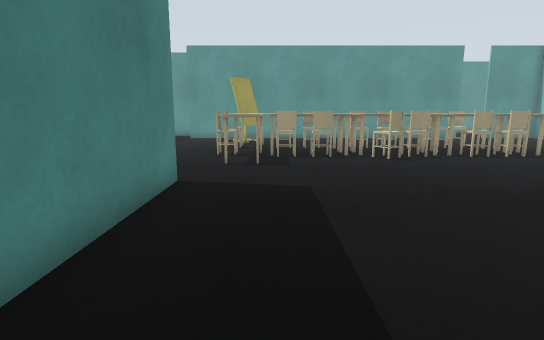
view 1 (above)

24 first-person views from a walk through a Gazebo world. The camera is 0.81 m above the floor, tilts 10° down and sees 80° across. The floor is counted in squares, 0.5 m on a side. Each view is taken from the middle of a square. On the plan, view 1 faces up. The plan holds only what a view shows up to about 16 squares ahead; the rest is blank. The place goes on beyond the plan. Simple shapes stand in for some stock models.

view 2
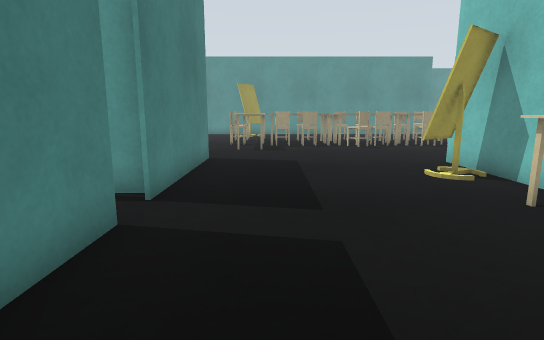

view 3
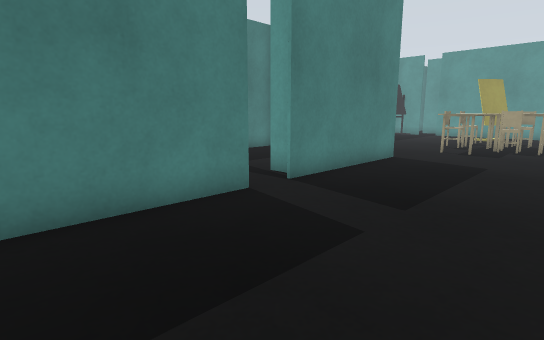

view 4
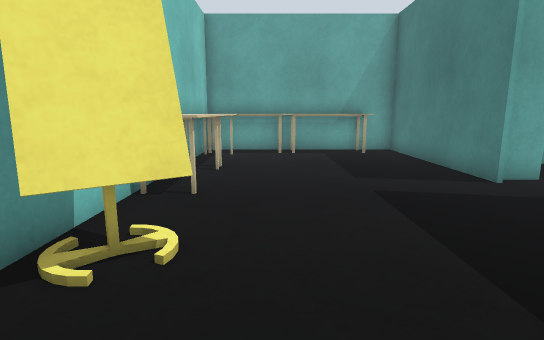

view 5
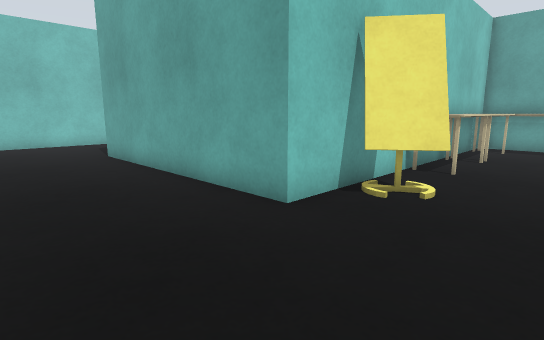

view 6
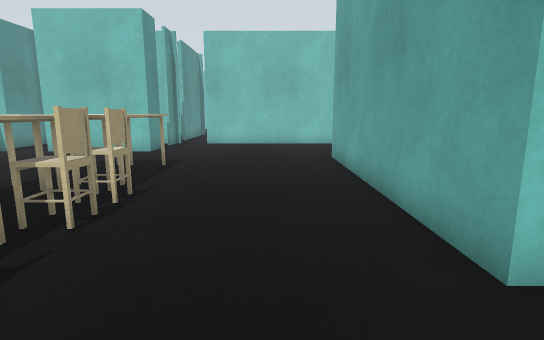

view 7
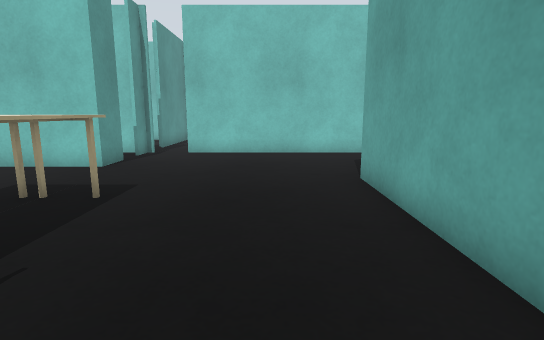

view 8
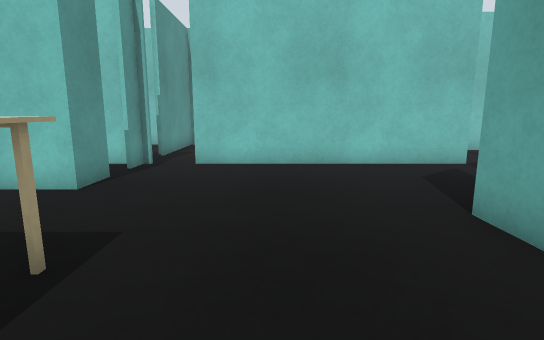

view 9
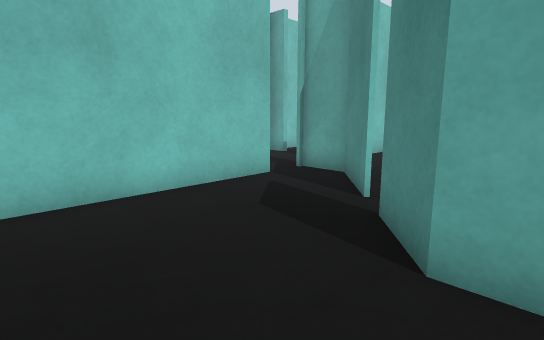

view 10
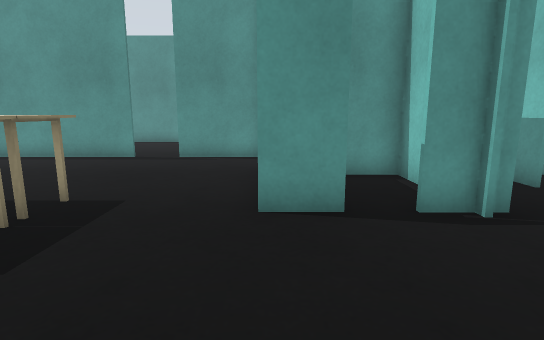

view 11
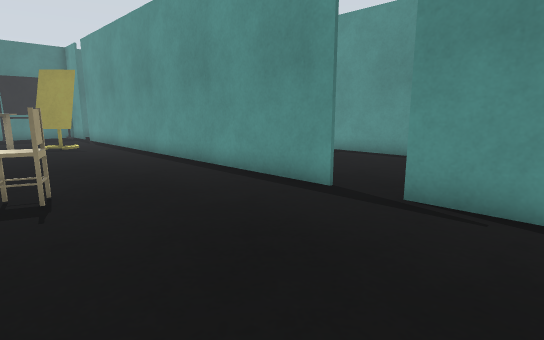

view 12
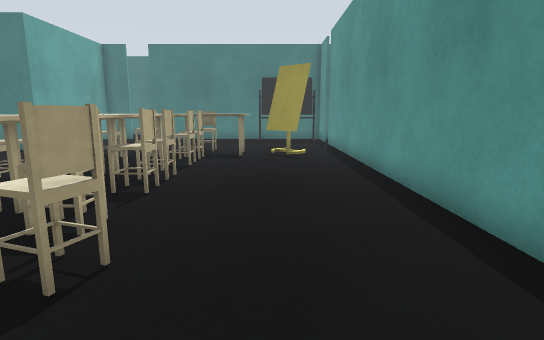

view 13
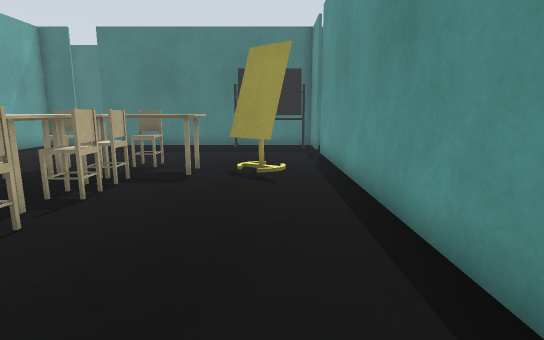

view 14
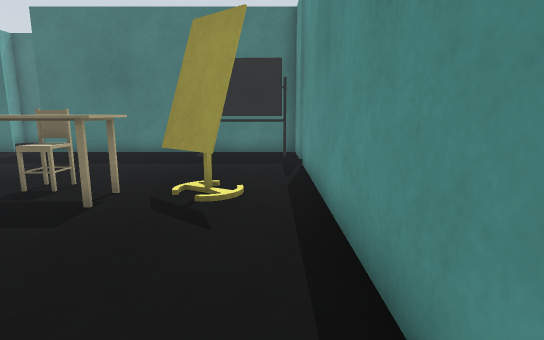

view 15
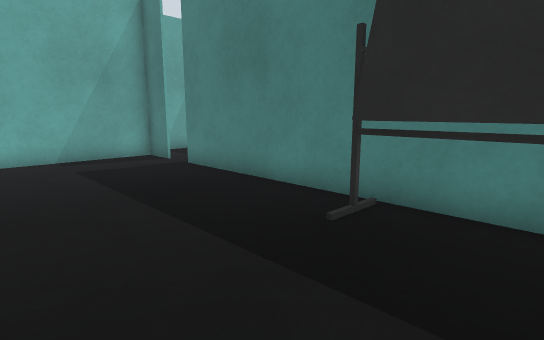

view 16
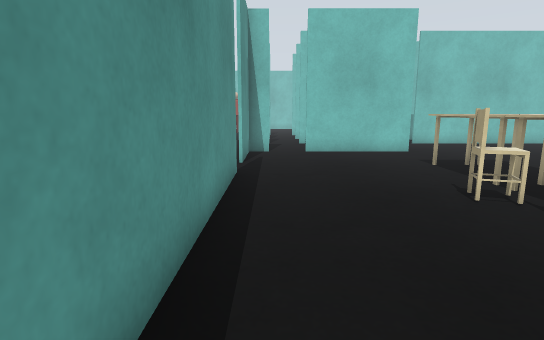

view 17
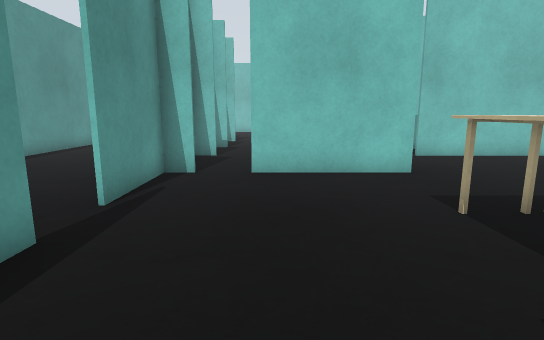

view 18
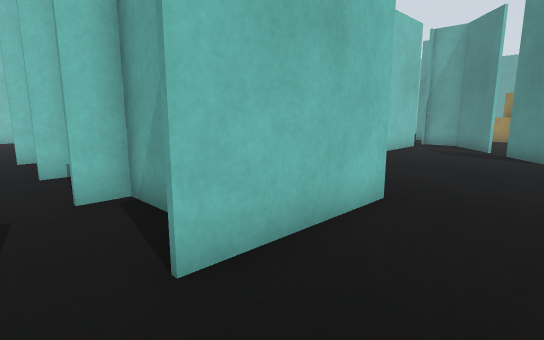

view 19
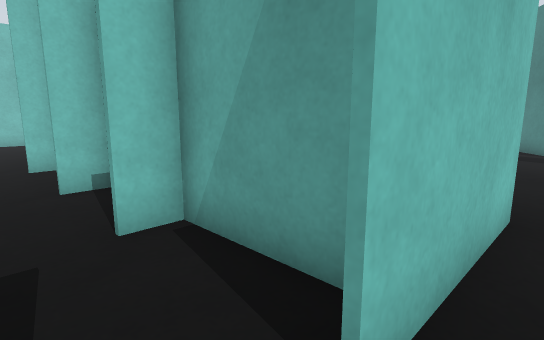

view 20
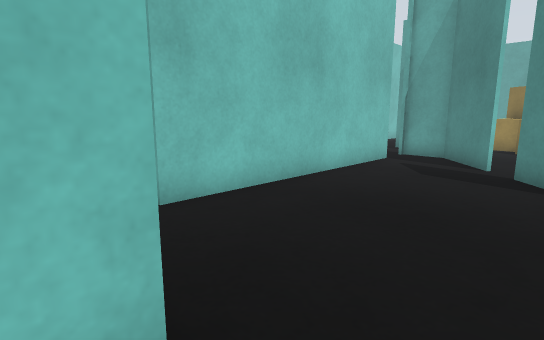

view 21
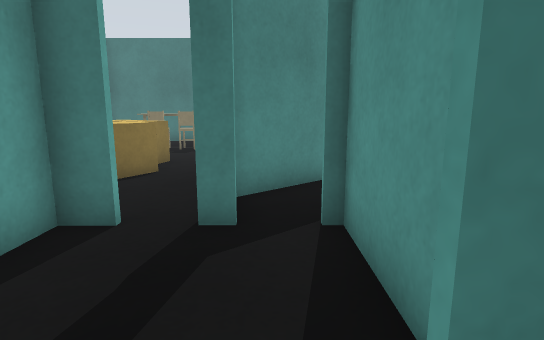

view 22
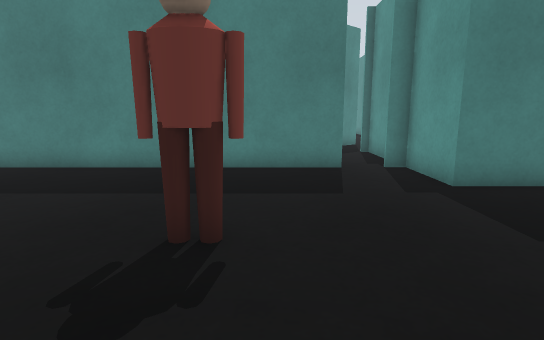

view 23
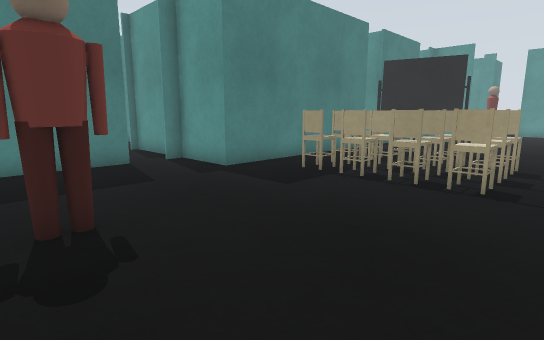

view 24
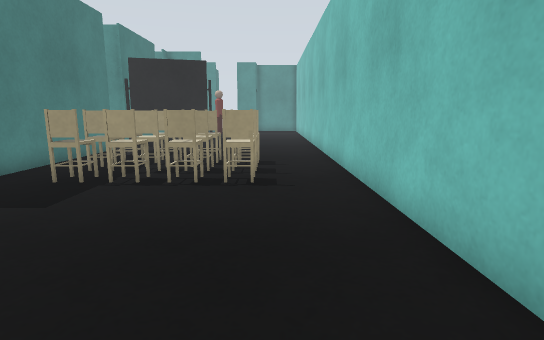

### Floor plan
Key: @ floor where view 1 was taken; # wall or solid block; x gap in a wall; . floor; = window, fence, low wall or low ledge; T thing the floor can be seen under or through; P person.
Columns run from 9 left of view 1 to 36 right of it. Each row starts with its distance up from view 1.
 23                     ......
 22                     ......
 21 ###.x################..#######
 20  ##.......................x..#
 19  ##....##....................#      #....
 18 ###....#=.................####      #........#
 17 #......===................####            .  #
 16 #......=#===.==..==.......#..#            .
 15 #......=TTTT=####TT====...#..#            .
 14 #......=TT  ####T  TT##...#x.########     ...#
 13 #......=TTT#####TTT#T##..........      ......#
 12 #......=TT=#=#====T====......##     #. ##....#
 11 #......=#=...=...............#      #.##.....#
 10 ........=....................#      #........#
  9 #............................#      #.======.#
  8 #######......................#      #.=====..#
  7       ##.......##########....#      #.======.#
  6        #.......#        ##...#      #.======.#
  5        #.....=##         #...#      #.=.===..#
  4        #.....###          ##.########........#
  3        #.......#           ###...............#
  2        #......=#             ##..x...........#
  1        #.....=##              #..#...........#
  0        #.@...=##              ####.....P.....#
 -1        #.....=#                  #.....P...
 -2        #.....=#                  #.....P.. ..
 -3        #.....=#                  #.......
 -4        #.....=#                  #......
 -5        #======#                  #.....
 -6        #=######                  #...
 -7        ####                      #..

Positions as (right, up) in squares from view 1, and headings:
1: (0, 0), facing up
2: (0, -4), facing up
3: (3, -4), facing up-left
4: (3, 8), facing down
5: (2, 11), facing down-right
6: (3, 9), facing right
7: (7, 9), facing right
8: (10, 10), facing right
9: (14, 10), facing down-right
10: (17, 9), facing up
11: (16, 15), facing up-left
12: (12, 18), facing left
13: (8, 19), facing left
14: (5, 20), facing left
15: (-3, 20), facing down-left
16: (3, 20), facing right
17: (8, 18), facing right
18: (14, 20), facing down-right
19: (16, 20), facing down-right
20: (15, 15), facing down-right
21: (25, 3), facing left
22: (34, 0), facing left
23: (35, -2), facing up-left
24: (34, -2), facing up
